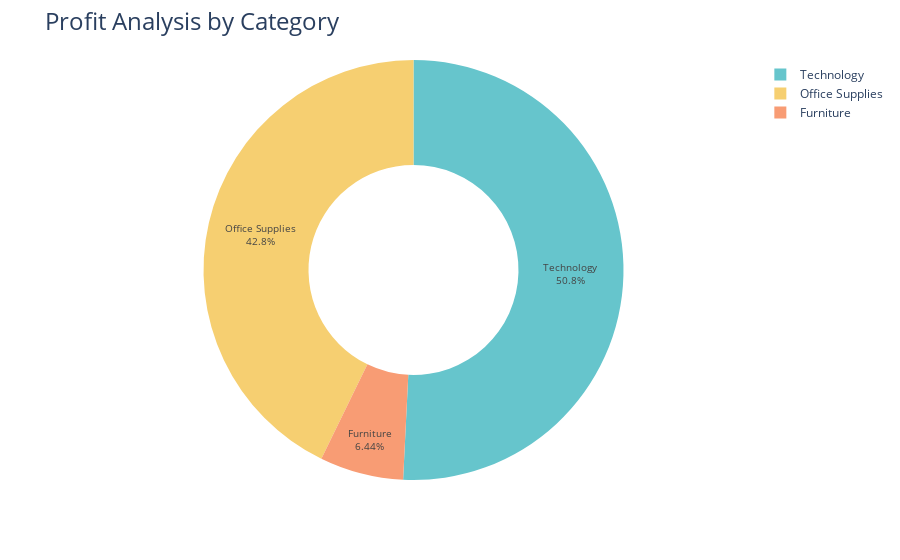

The cell this chart's notebook holds for it:
### Code cell
profit_by_category= data.groupby('Category')['Profit'].sum().reset_index()
#profit_by_category = profit_by_category.sort_values(by='Profit', ascending=False)

fig = px.pie(profit_by_category,
             values='Profit',
             names='Category',
             hole=0.5,
             color_discrete_sequence=px.colors.qualitative.Pastel)
fig.update_traces(textposition = 'inside',
                  textinfo = 'percent+label',
                  textfont_size = 10)
fig.update_layout(title_text = 'Profit Analysis by Category',
                  title_font = dict(size=24))
fig.show()

### Figure 1 — Plotly figure (JSON) as saved in the notebook; plotly's stock layout.template omitted (floating-point values rounded to 4 significant figures)
{"data": [{"domain": {"x": [0, 1], "y": [0, 1]}, "hole": 0.5, "hovertemplate": "Category=%{label}<br>Profit=%{value}<extra></extra>", "labels": ["Furniture", "Office Supplies", "Technology"], "legendgroup": "", "name": "", "showlegend": true, "textfont": {"size": 10}, "textinfo": "percent+label", "textposition": "inside", "type": "pie", "values": [18450.0, 122500.0, 145500.0]}], "layout": {"legend": {"tracegroupgap": 0}, "margin": {"t": 60}, "piecolorway": ["rgb(102, 197, 204)", "rgb(246, 207, 113)", "rgb(248, 156, 116)", "rgb(220, 176, 242)", "rgb(135, 197, 95)", "rgb(158, 185, 243)", "rgb(254, 136, 177)", "rgb(201, 219, 116)", "rgb(139, 224, 164)", "rgb(180, 151, 231)", "rgb(179, 179, 179)"], "title": {"font": {"size": 24}, "text": "Profit Analysis by Category"}}}
